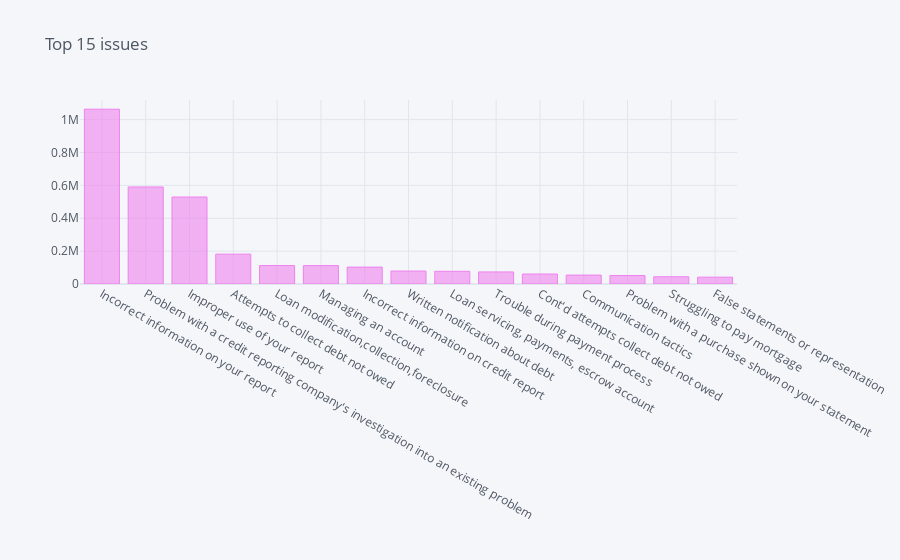

Write notebook code for a chart like this one.
### Code cell
sns.set(style='white')
df['Issue'].str.strip("'").value_counts()[0:15].iplot(kind='bar',title='Top 15 issues',fontsize=14,color='violet')

### Figure 1 — Plotly figure (JSON) as saved in the notebook; plotly's stock layout.template omitted (floating-point values rounded to 4 significant figures)
{"data": [{"marker": {"color": "rgba(238, 130, 238, 0.6)", "line": {"color": "rgba(238, 130, 238, 1.0)", "width": 1}}, "name": "Issue", "orientation": "v", "text": "", "type": "bar", "x": ["Incorrect information on your report", "Problem with a credit reporting company's investigation into an existing problem", "Improper use of your report", "Attempts to collect debt not owed", "Loan modification,collection,foreclosure", "Managing an account", "Incorrect information on credit report", "Written notification about debt", "Loan servicing, payments, escrow account", "Trouble during payment process", "Cont'd attempts collect debt not owed", "Communication tactics", "Problem with a purchase shown on your statement", "Struggling to pay mortgage", "False statements or representation"], "y": [1063495, 590415, 529187, 181693, 112306, 111824, 102684, 78790, 77329, 73442, 60654, 54285, 51393, 43927, 41602]}], "layout": {"legend": {"bgcolor": "#F5F6F9", "font": {"color": "#4D5663"}}, "paper_bgcolor": "#F5F6F9", "plot_bgcolor": "#F5F6F9", "title": {"font": {"color": "#4D5663"}, "text": "Top 15 issues"}, "xaxis": {"gridcolor": "#E1E5ED", "showgrid": true, "tickfont": {"color": "#4D5663"}, "title": {"font": {"color": "#4D5663"}, "text": ""}, "zerolinecolor": "#E1E5ED"}, "yaxis": {"gridcolor": "#E1E5ED", "showgrid": true, "tickfont": {"color": "#4D5663"}, "title": {"font": {"color": "#4D5663"}, "text": ""}, "zerolinecolor": "#E1E5ED"}}}
